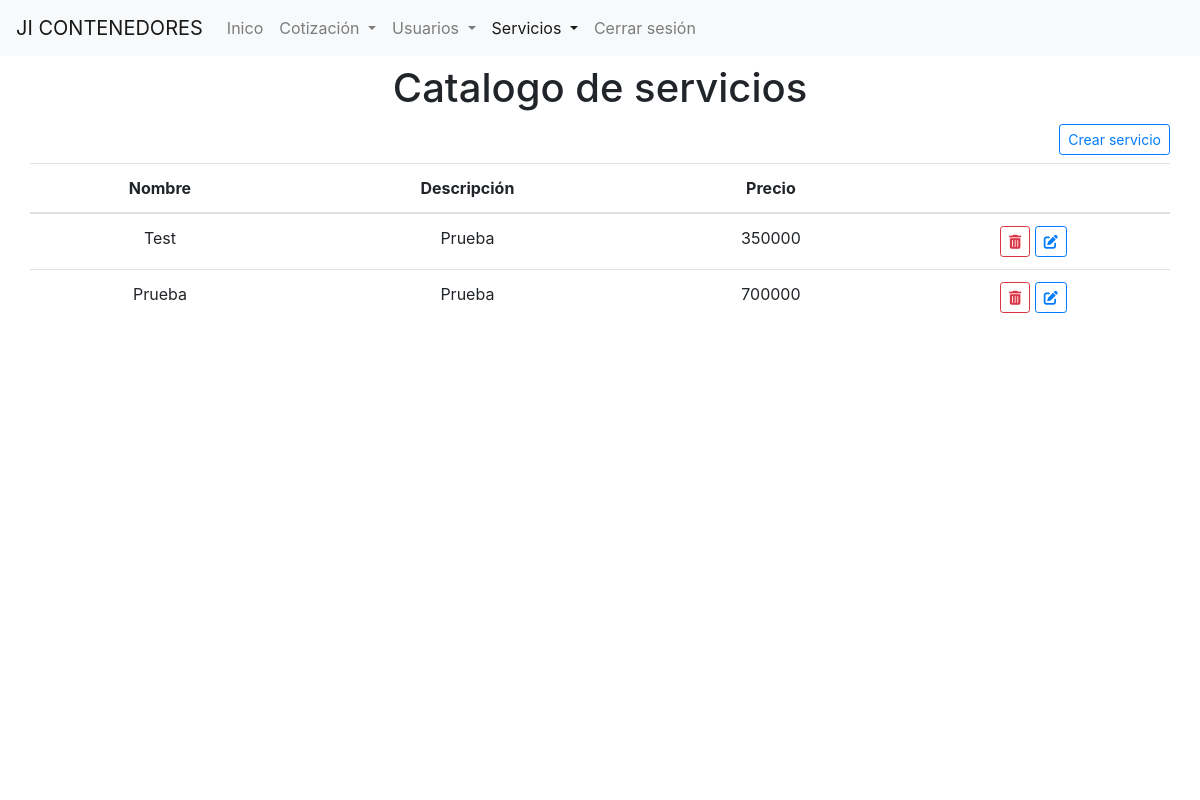
The page /servicios/catalogo (signed in) on the database as committed earlier.
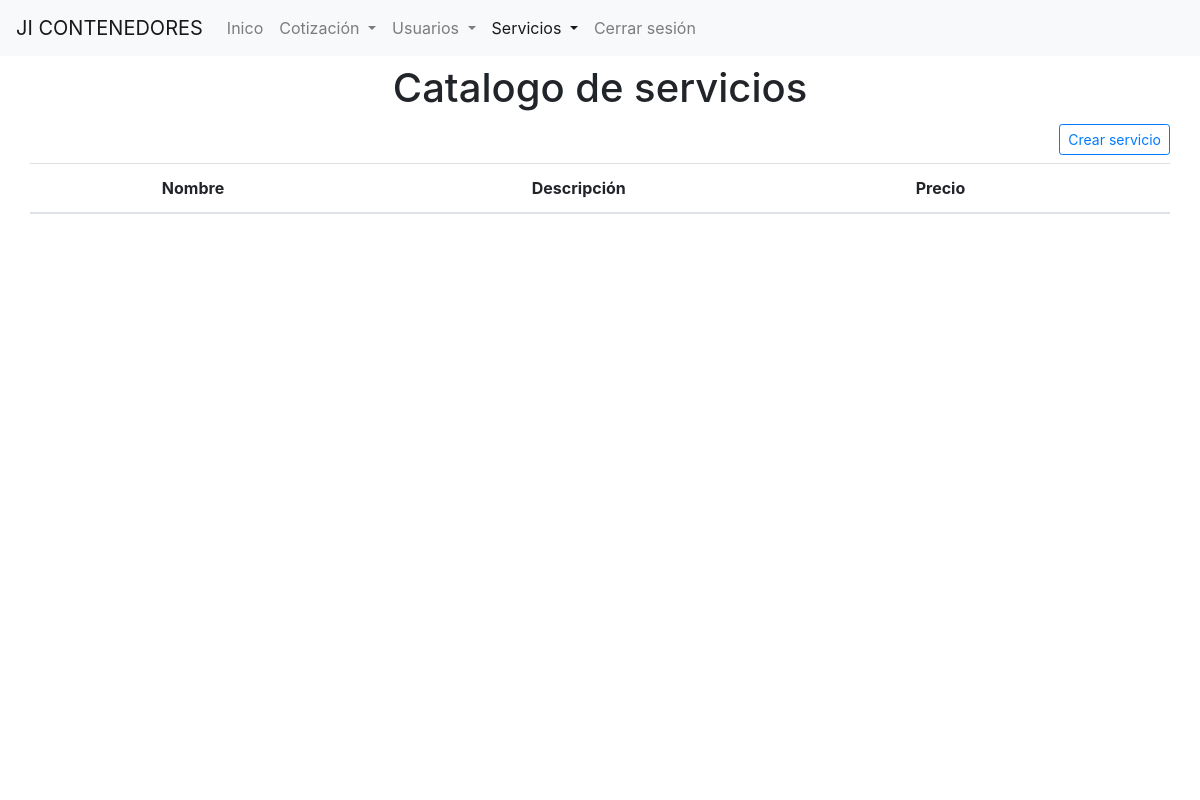
The same page on the database as committed later.
### tables this page shows
CREATE TABLE `servicio` (
  `id` int(11) NOT NULL,
  `nombre` varchar(100) NOT NULL,
  `descripcion` text DEFAULT NULL,
  `precio` int(50) NOT NULL
);

### core/view.php (called while the page is built, shortened)
<?php
    class View{
		function render($view){
			require 'views/'.$view.'.php';
		}
    }

### Controllers/Servicios.controller.php (called while the page is built, shortened)
<?php
    class Servicios extends Controller{
        public function __construct(){
            $this->view->active = 'servicios';
            $this->view->set_title_page('Servicios');
        }
        public function catalogo(){
            $servicio = new Servicio();
            $this->view->catalogo = $servicio->seleccionar_todos();
            $this->view->scripts = [
                'libs/erro.js',
                'libs/peticiones.js',
                'libs/spinner.js',
                'libs/alerta.js',
                'servicios/admin/main.js',
                'servicios/admin/crear.js',
            ];
            $this->view->render('admin/servicios/catalogo');
        }
    }

### index.php (called while the page is built, shortened)
<?php
    require 'core/conection.php';
    require 'core/view.php';
    $app = new App();

### core/conection.php (called while the page is built, shortened)
<?php
    abstract class Connection{
        public function __construct(){
            try {
                $dsn = DB_DRIVER.':host='.DB_HOST.';dbname='. DB_NAME;
                $opciones = [
                    PDO::ATTR_ERRMODE => PDO::ERRMODE_EXCEPTION,
                    PDO::ATTR_EMULATE_PREPARES => false
                ];
                $this->db_connection = new PDO($dsn,DB_USER,DB_PASS,$opciones);
            } catch (PDOException $ex) {
                echo $ex->getMessage();
                die();
            }
        }
    }

### models/Servicio.model.php (called while the page is built, shortened)
<?php
    class Servicio extends Model{
        public function __construct($id = null,$nombre=null,$descripcion=null,$precio = null){
            $this->table = 'servicio';
        }
    }

### core/model.php (called while the page is built, shortened)
<?php
    class Model extends Connection{
        protected $table;
        public function seleccionar_todos(){
            try {
                $slq = $this->db_connection->query('SELECT * FROM '.$this->table);
                $result_set = null;
                while($row  = $slq->fetch(PDO::FETCH_OBJ)){
                    $result_set[] = $row;
                }
                return $result_set;
            } catch (PDOException $ex) {
                echo $ex->getMessage();
                die();
            }
        }
    }

### views/admin/servicios/catalogo.php (the view, shortened to what this page needs)
<?php
    require 'views/layout/head.php';
?>
<div class="container">
    <div class="row justify-content-center mt-2">
        <h1>Catalogo de servicios</h1>
    </div>
    <div class="row mt-1 mb-2 justify-content-end">
        <button class="btn btn-outline-primary btn-sm" data-toggle="modal" data-target="#crear">Crear servicio</a>
    </div>
    <div class="row mt-2 mb-3">
        <table class="table table-hover text-center">
            <thead>
                <tr>
                    <th scope="col">Nombre</th>
                    <th scope="col">Descripción</th>
                    <th scope="col">Precio</th>
                    <th scope="col"></th>
                </tr>
            </thead>
            <tbody id="tbl">
        <?php
            if(!is_null($this->catalogo)){
                foreach ($this->catalogo as $servicio) {
        ?>
                <tr id="<?php echo $servicio->id?>">
                    <td><?php echo $servicio->nombre; ?></td>
                    <td><?php echo $servicio->descripcion; ?></td>
                    <td><?php echo $servicio->precio; ?></td>
                    <td>
                        <button class="btn btn-outline-danger btn-sm" data-id="<?php echo $servicio->id?>" data-toggle="modal" data-target="#eliminar">
                            <i class="fa fa-trash"></i>
                        </button>
                        <a class="btn btn-outline-primary btn-sm" href="<?php echo URL?>/servicios/editar_servicio/<?php echo $servicio->id?>">
                            <i class="fas fa-edit"></i>
                        </a>
                    </td>
                </tr>
        <?php
                }
            }
        ?>
            </tbody>
        </table>
    </div>
</div>
<?php
    require 'views/layout/foot.php';
?>

Rows that differ between the two databases and show on the page:
removed servicio: nombre "Test", descripcion "Prueba", precio "350000"
removed servicio: nombre "Prueba", descripcion "Prueba", precio "700000"
